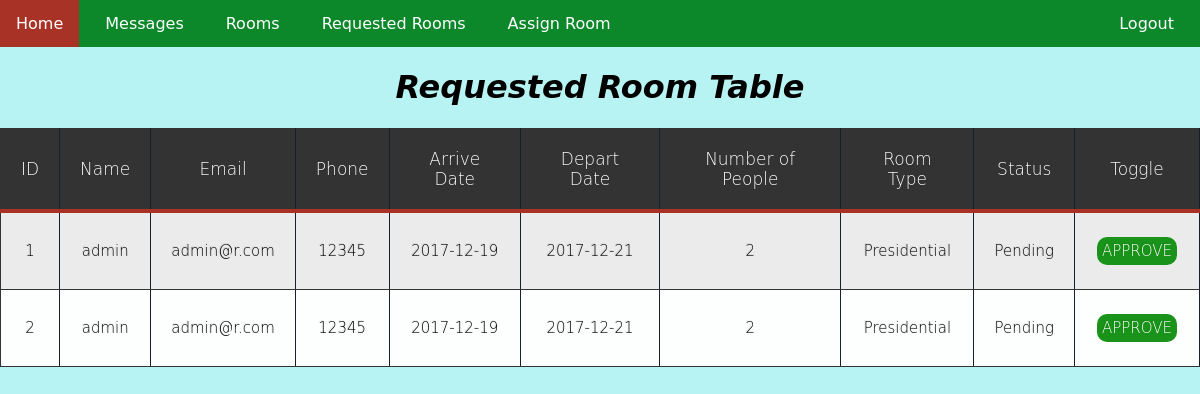
The page /managerview.php on the database its author committed.
### tables this page shows
CREATE TABLE `request_room` (
  `id` int(6) NOT NULL,
  `name` varchar(225) NOT NULL,
  `email` varchar(225) NOT NULL,
  `phone` varchar(225) NOT NULL,
  `a_date` date NOT NULL,
  `d_date` date NOT NULL,
  `people` int(10) NOT NULL,
  `room_type` varchar(225) NOT NULL,
  `status` int(10) NOT NULL
);

### managerview.php (the view, shortened to what this page needs)
<!DOCTYPE html>
<html lang="en">
<head>
    <link rel="stylesheet" href="style.css">
    <link rel="stylesheet" href="//netdna.bootstrapcdn.com/font-awesome/4.2.0/css/font-awesome.min.css">
</head>
<body>
    <header>
        <div class="navbar">
            <nav>
                <ul>
                    <li id="title"><a href="Login.php">Logout</a></li>
                    <li><a href="index.php"> Home </a></li>
                    <li><a href="msg.php"> Messages </a></li>
                    <li><a href="mroomview.php"> Rooms </a></li>
                    <li><a href="managerview.php">Requested Rooms</a></li>
                    <li><a href="assignroom.php"> Assign Room </a></li>
                </ul>
            </nav>
        </div>
    </header>
    <?php
    include "connect.php";
    if (!mysqli_connect_errno()) {
        $reviews = mysqli_query($con, "SELECT * FROM request_room ORDER BY id");
    }
    ?>
    <!DOCTYPE html>
    <html lang="en">
    <head>
    </head>
    <center>
        <h1>Requested Room Table</h1>
    </center>
    <table>
        <thead>
            <th>ID</th>
            <th>Name</th>
            <th>Email</th>
            <th>Phone</th>
            <th>Arrive Date</th>
            <th>Depart Date</th>
            <th>Number of People</th>
            <th>Room Type</th>
            <th>Status</th>
            <th>Toggle</th>
        </thead>
        <tbody>
            <?php
            foreach ($reviews as $review) { ?>
                <tr>
                    <td> <?php echo $review['id']; ?></td>
                    <td> <?php echo $review['name']; ?></td>
                    <td> <?php echo $review['email']; ?></td>
                    <td> <?php echo $review['phone']; ?></td>
                    <td> <?php echo $review['a_date']; ?></td>
                    <td> <?php echo $review['d_date']; ?></td>
                    <td> <?php echo $review['people']; ?></td>
                    <td> <?php echo $review['room_type']; ?></td>
                    <td>
                        <?php
                        if ($review['status'] == "1")
                            echo "Confirmed";
                        else
                            echo "Pending";
                        ?>
                    </td>
                    <td>
                        <?php
                        if ($review['status'] == "1")
                            echo
                            "<a href=deactivate.php?id=" .  $review['id'] . " class='btn red'>DISAPPROVE</a>";
                        else
                            echo
                            "<a href=activate.php?id=" . $review['id'] . " class='btn green'>APPROVE</a>";
                        ?>
                </tr>
            <?php
            }
            ?>
    </table>
</body>
</html>

### style.css (style rules this page uses)
body { background-color: #b7f3f3; margin: 0 auto; text-align: center; font-family: "Lucida Grande", "Lucida Sans Unicode", "Lucida Sans", "DejaVu Sans", Verdana, sans-serif; }
#title { float: right; }
nav { background-color: rgb(12, 136, 43); max-width: 100%; }
nav ul { list-style-type: none; margin: 0 auto; padding: 0; overflow: hidden; }
nav ul li { float: left; }
nav ul li a { display: block; font-family:"Lucida Grande", "Lucida Sans Unicode", "Lucida Sans", "DejaVu Sans", Verdana, sans-serif; color: white; text-align: center; padding: 14px 16px; text-decoration: none; margin-right: 10px; }
h1 { font-family:"Lucida Grande", "Lucida Sans Unicode", "Lucida Sans", "DejaVu Sans", Verdana, sans-serif; font-style: oblique; }
table , th ,td { border: 1px solid #333; border-collapse: collapse; margin: 0 auto; margin-bottom: 100px; }
th,td { padding: 5px; }
th { background-color: #333; color: white; border-bottom:4px solid #A93226; border-right: 1.2px solid #17202A; font-size:17px; font-weight: 200; padding:20px; text-align:center; text-shadow: 0 1px 1px rgba(0, 0, 0, 0.1); vertical-align:middle; }
tr:first-child { border-top:none; }
tr:last-child { border-bottom:none; }
tr:nth-child(odd) td { background:#EBEBEB; }
tr:last-child td:first-child { border-bottom-left-radius:3px; }
tr:last-child td:last-child { border-bottom-right-radius:3px; }
td { background:#FDFEFE; padding:20px; text-align:center; vertical-align:middle; font-weight:100; font-size:15px; text-shadow: -1px -1px 1px rgba(0, 0, 0, 0.1); border-right: 1.5px solid #17202A; }

### managerview.php (style rules this page uses)
.btn { background-color: red; border: none; color: white; padding: 5px 5px; text-align: center; text-decoration: none; display: inline-block; font-size: 15px; margin: 4px 2px; cursor: pointer; border-radius: 10px; }
.green { background-color: #199319; }
table, th { border-style: solid; border-width: 1; text-align: center; }
td { text-align: center; }

### rows shown on the page
request_room: id "1", name "admin", email "admin@r.com", phone "12345", a_date "2017-12-19", d_date "2017-12-21", people "2", room_type "Presidential", status "Pending"
request_room: id "2", name "admin", email "admin@r.com", phone "12345", a_date "2017-12-19", d_date "2017-12-21", people "2", room_type "Presidential", status "Pending"
